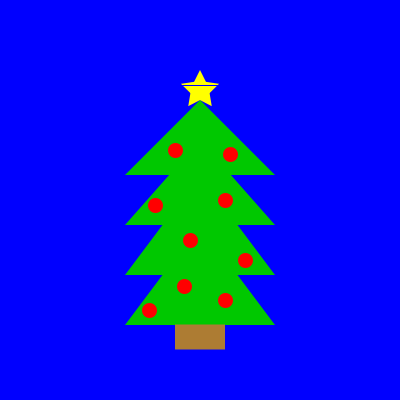
Frame 1 (no input)
Frame 60 (the mouse pressed at the canvas centre just before this capture): identical to frame 1, image omitted
Frame 120 (the mouse held since frame 60 and released just before this capture): identical to frame 1, image omitted

The Processing sketch that drew this single still picture (run headless with seeded random() and noise(); from frame 60 on, the mouse is pressed at the canvas centre):

// Processing sketch: processing_124562
// ── processing_124562.pde

void setup(){
size(400,400);
}

void draw(){
    background(0,0,255);
translate(width/2,height/2);
rectMode(CENTER);

/*
for (int i=-200;i<200;i+=25){
    stroke(100);
    line(i,-200,i,200);
    line(-200,i,200,i);
    }
    */


fill(0,200,0);

noStroke();


//triangle(0,-150,-50,-75,50,-75);
triangle(0,-100,-75,-25,75,-25);
triangle(0,-60,-75,25,75,25);
triangle(0,-25,-75,75,75,75);
triangle(0,25,-75,125,75,125);
fill(#AD7C33);
rect(0,137,50,25);
beginShape();

pushMatrix();
translate(0,-110);
rotate(PI/5);
fill(255,255,0);
for (int i=0;i<5;i++){
    triangle(-10,0,10,0,0,20);
    rotate(2*PI/5);
    }

popMatrix();

strokeWeight(15);
stroke(255,0,0);
point(-25,-50);
point (25,0);
point(-10,40);
point(25,100);
point(30,-46);
point(-45,5);
point(45,60);
point(-51,110);
point(-16,86);
strokeWeight(1);
noStroke();

stroke(0,0,375);
line(-18,-115,18,-115);

/*
fill(0,0,255);
textSize(20);
int newX=mouseX-200;
int newY=mouseY-200;
text("("+newX+", "+newY+")",mouseX-200,mouseY-200);
*/
}
